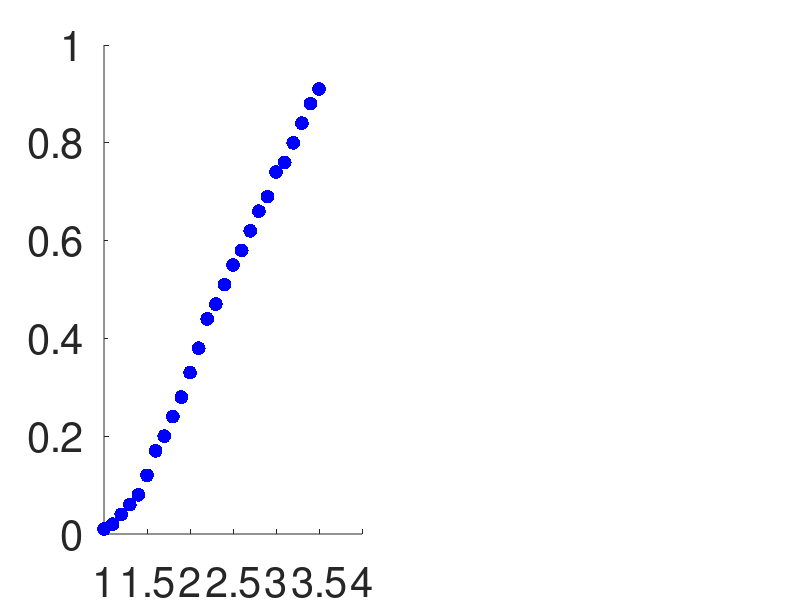

MATLAB code for this plot: (Note: this script raises an error after producing the figure.)
%Messdaten

x=[1.0 1.1 1.2 1.3 1.4 1.5 1.6 1.7 1.8 1.9 2.0 2.1 2.2 2.3 2.4 2.5 2.6 2.7 2.8 2.9 3.0 3.1 3.2 3.3 3.4 3.5];

xa=[1.8 1.9 2.0 2.1 2.2 2.3 2.4 2.5 2.6 2.7 2.8 2.9 3.0 3.1 3.2 3.3 3.4 3.5];
ya=[0.35 0.6 10 13 16 20 23 26 29 31 34 37 40 43 46 49 52 55];

y1=[0.01 0.02 0.04 0.06 0.08 0.12 0.17 0.2 0.24 0.28 0.33 0.38 0.44 0.47 0.51 0.55 0.58 0.62 0.66 0.69 0.74 0.76 0.80 0.84 0.88 0.91];
y2=[0.35 0.35 0.35 0.35 0.35 0.35 0.35 0.35 0.35 0.6 10 13 16 20 23 26 29 31 34 37 40 43 46 49 52 55];
y3=[0.3 0.3 0.3 0.3 0.3 0.3 0.3 0.3 0.3 0.3 1.5 1.8 2.2 2.7 3 3.7 4.5 5.5 6 6.5 8 9.7 10.5 11.5 13.5 14];
y4=(1/5)*[0.01 0.03 0.05 0.07 0.09 0.14 0.17 0.2 0.24 0.28 0.33 0.38 0.44 0.47 0.51 0.55 0.58 0.62 0.66 0.69 0.74 0.76 0.80 0.84 0.88 0.91];
%Plots

ax1 = subplot(1,2,1);
axis([1 4 0 1])
set(gca,'FontSize',30);
hold all
 plot(x,y1,'.','MarkerSize',30,'MarkerEdgeColor','b','MarkerFaceColor','b')
 [xData1, yData1] = prepareCurveData( x, y1 );
ft = fittype( 'poly1' );
[fitresult, gof] = fit( xData1, yData1, ft );
plot( fitresult);
 plot(x,y4,'.','MarkerSize',30,'MarkerEdgeColor','m','MarkerFaceColor','m')
 [xData, yData] = prepareCurveData( x, y4 );
ft = fittype( 'poly1' );
[fitresult, gof] = fit( xData, yData, ft);
h = plot( fitresult);
 xlabel('Diodenstrom I in [A]','FontSize', 30)
 ylabel('Ausgangsleistung P in [W]','FontSize', 30)
legend off

ax2 = subplot(1,2,2);
axis([1 4 0 60])
set(gca,'FontSize',30);
hold all
 plot(x,y2,'.','MarkerSize',30,'MarkerEdgeColor','g','MarkerFaceColor','g')
 [xData2, yData2] = prepareCurveData( xa, ya );
ft = fittype( 'poly1' );
[fitresult, gof] = fit( xData2, yData2, ft );
plot( fitresult);
 plot(x,y3,'.','MarkerSize',30,'MarkerEdgeColor','c','MarkerFaceColor','c')
 [xData3, yData3] = prepareCurveData( x, y3 );
ft = fittype( 'poly2' );
[fitresult, gof] = fit( xData3, yData3, ft );
h = plot( fitresult);
legend off
 xlabel('Diodenstrom I in [A]','FontSize', 30)
 ylabel('Ausgangsleistung P in [mW]','FontSize', 30)
hold off
